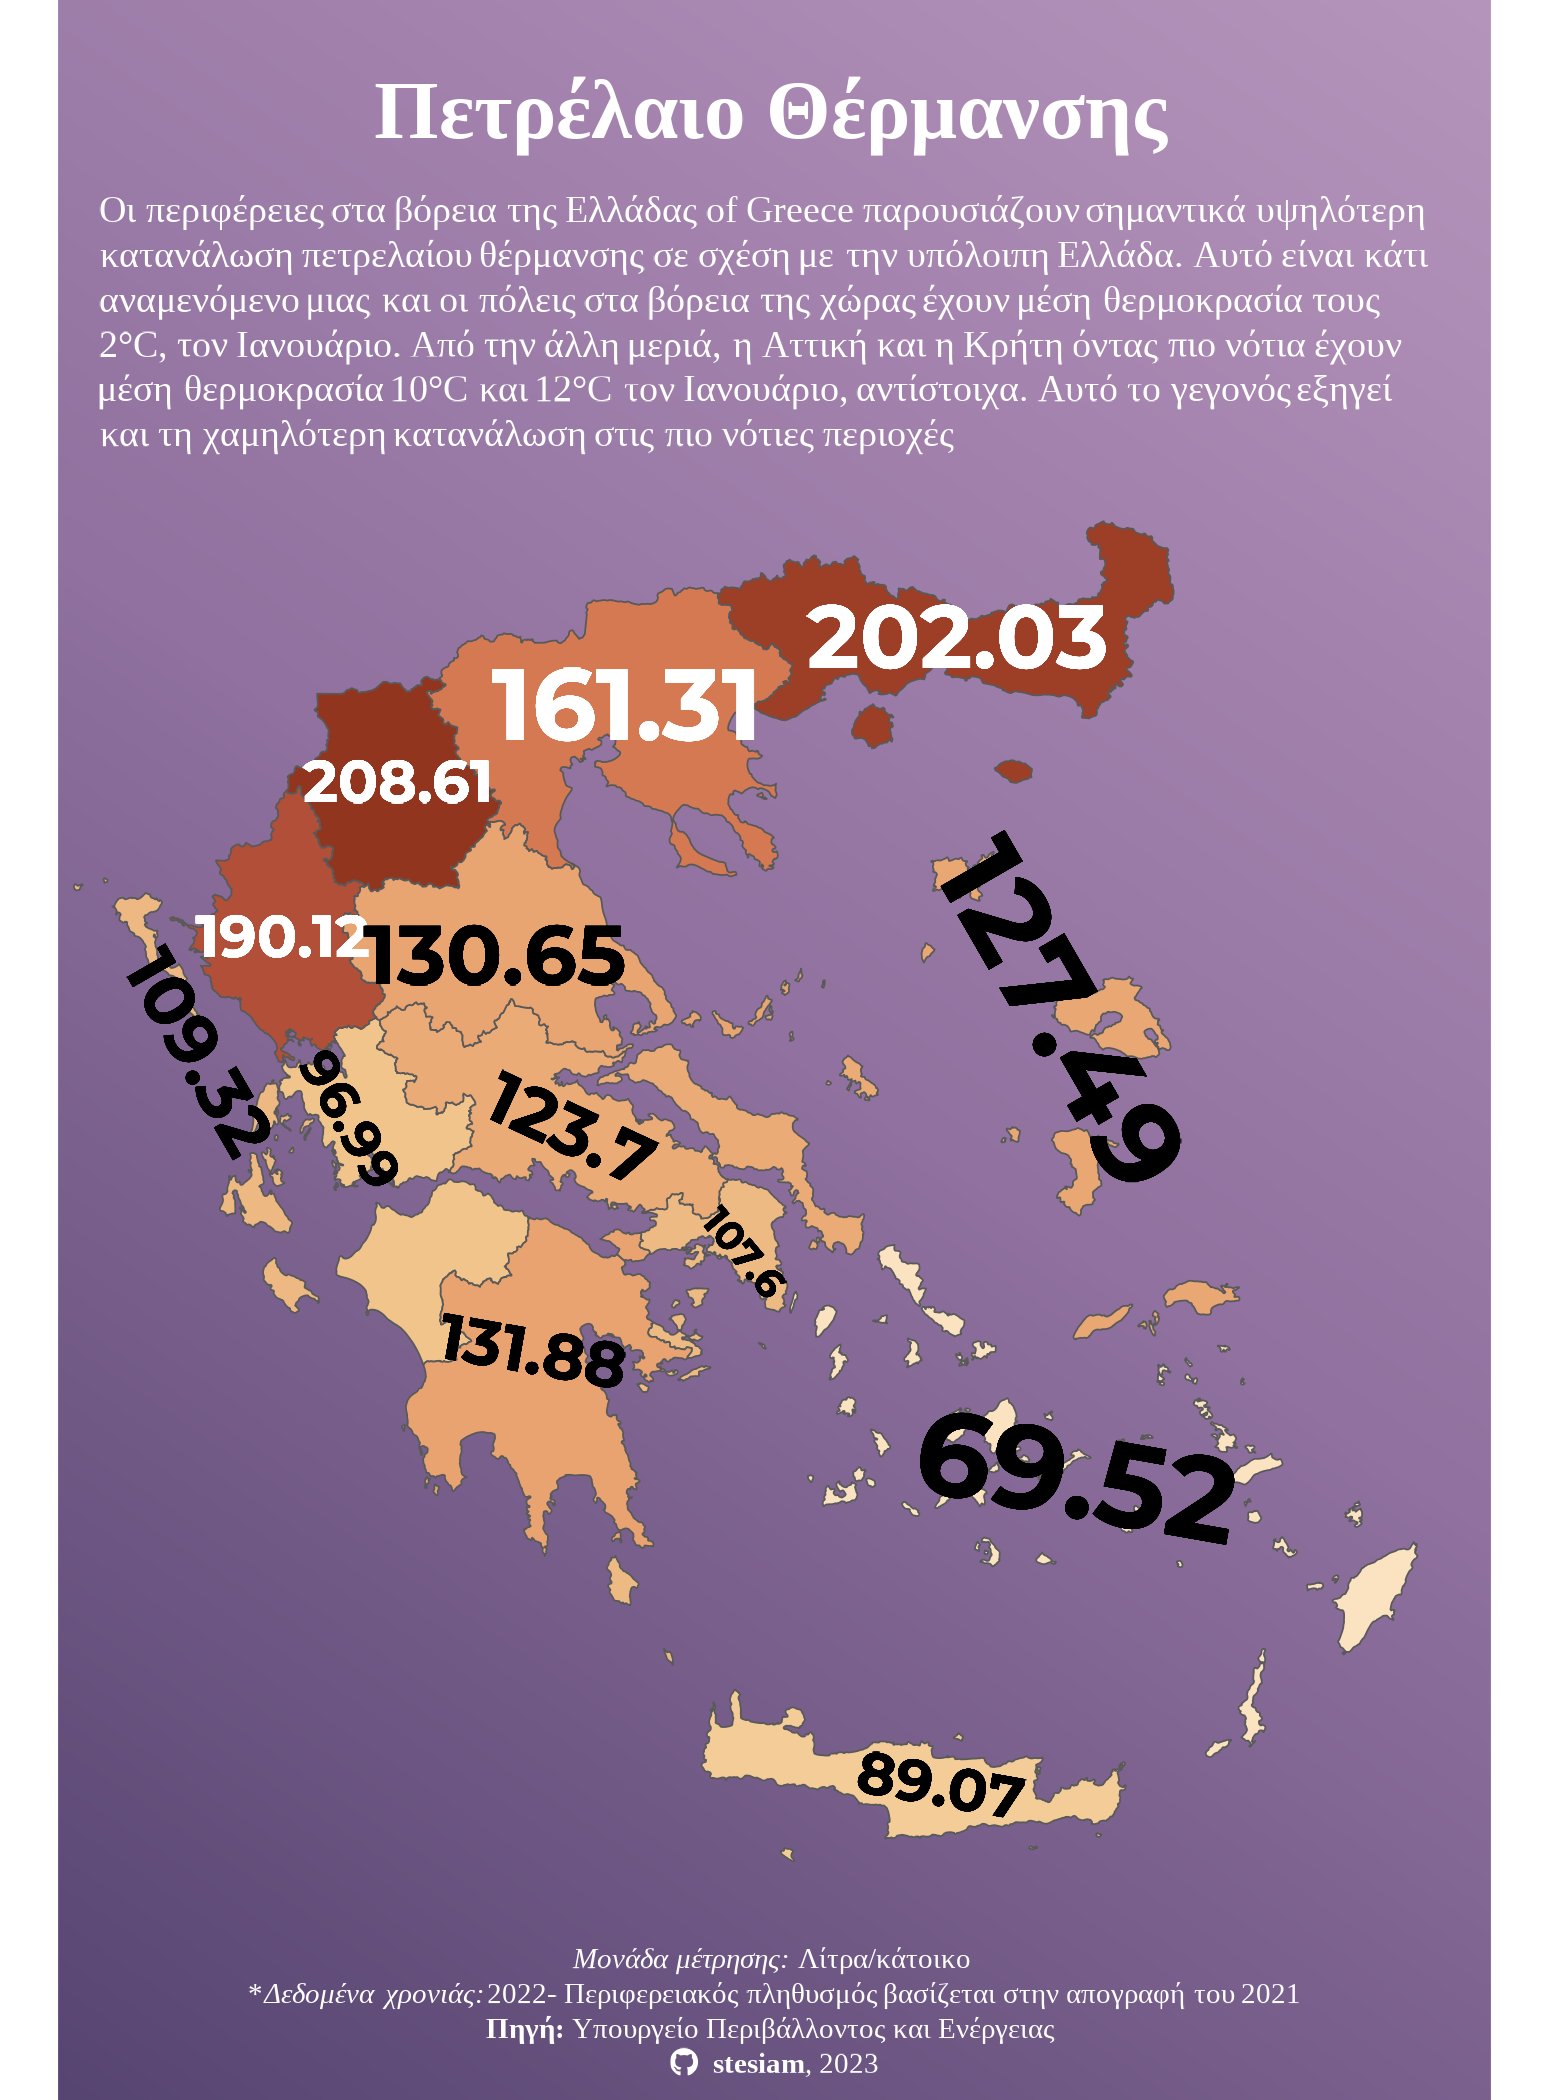

R code for this plot:
library(readr)
library(readxl)
library(dplyr)
library(fuzzyjoin)
library(qpdf)
library(tabulizer)

library(ggplot2)
library(MetBrewer)
library(sf)
library(glue)
library(ggtext)
library(showtext)
library(sysfonts)


font_add_google("Righteous", family = "clim")
font_add_google("Montserrat", family = "mont")
sysfonts::font_add('fb', '/home/stelios/Downloads/fontawesome-free-6.4.0-desktop/otfs/Font Awesome 6 Brands-Regular-400.otf')
sysfonts::font_add('fs', '/home/stelios/Downloads/fontawesome-free-6.4.0-desktop/otfs/Font Awesome 6 Free-Solid-900.otf')

showtext_auto()
showtext::showtext_opts(dpi = 300)

here::here("GIF-5")

shapefile <- st_read("Shapefiles/GR_bsm_admn_adm2_py_EuroGeoGraphics_2015_pp.shp")


## Download and load dataset

download.file(url = "https://elstat-outsourcers.statistics.gr/census_results_2022_en.pdf",
              destfile = "GIF-5/census.pdf")

download.file(url = "https://www.statistics.gr/en/statistics?p_p_id=documents_WAR_publicationsportlet_INSTANCE_VBZOni0vs5VJ&p_p_lifecycle=2&p_p_state=normal&p_p_mode=view&p_p_cacheability=cacheLevelPage&p_p_col_id=column-2&p_p_col_count=4&p_p_col_pos=2&_documents_WAR_publicationsportlet_INSTANCE_VBZOni0vs5VJ_javax.faces.resource=document&_documents_WAR_publicationsportlet_INSTANCE_VBZOni0vs5VJ_ln=downloadResources&_documents_WAR_publicationsportlet_INSTANCE_VBZOni0vs5VJ_documentID=513865&_documents_WAR_publicationsportlet_INSTANCE_VBZOni0vs5VJ_locale=en",
              destfile = "GIF-5/heating_oil.xlsx")

# Extract only the pages I am interested at

pdf_subset("GIF-5/census.pdf",
           pages = 6,  output = "GIF-5/subset.pdf")



statistics_tables <- extract_tables(
  file   = "GIF-5/subset.pdf", 
  method = "decide", 
  output = "data.frame")

regional_population = statistics_tables[[1]] |>
  select(-1) |>
  select(1,3) |>
  setNames(c("Region", "Population")) |>
  mutate(
    Population = stringr::str_replace_all(Population, ",", "")
  ) |>
  tidyr::drop_na() |>
  mutate(
    Region = stringr::str_to_title(Region)
  ) |>
  slice(-nrow(statistics_tables[[1]]))


# Load data

heating_oil <- read_excel("GIF-5/heating_oil.xlsx", 
                          skip = 2) |>
  select(1,5) |>
  setNames(c("Region", "HeatOil")) |>
  tidyr::drop_na()

nuts1 = c("Voreia Ellada", "Kentriki Ellada", "Nisia Aigaiou, Kriti")

is_similar <- function(x, exclude_strings, threshold = 0.2) {
  # Calculate the Jaro-Winkler distance for each string in exclude_strings
  distances <- stringdist::stringdistmatrix(x, exclude_strings, method = "dl")
  # Find the minimum distance for the closest match
  min_distance <- min(distances)
  # Return TRUE if the minimum distance is below the threshold, meaning it's "similar"
  return(min_distance < threshold)
}

filter_out = c("Not Declared", 
               "Total Of Greece", "Nisia Agaioy, Kriti"
)

# Apply the fuzzy matching function and filter out similar rows
df_filtered <- heating_oil %>%
  rowwise() %>%
  filter(!is_similar(Region, nuts1, threshold = 0.1)) |>
  dplyr::filter(! Region %in% filter_out)


heatingOIl_pop_joined = stringdist_left_join(df_filtered, regional_population,
                                             by = "Region", distance = "distance",
                                             method = "lv", max_dist = 13) |>
  dplyr::rename(NAMA2 = Region.y) |>
  group_by(NAMA2) |>
  dplyr::filter(distance == min(distance)) |>
  mutate(HeatOilLitres = HeatOil * 1000 / 0.85) |>
  mutate(HeatOilCapita = HeatOilLitres/as.numeric(Population)) |>
  arrange(NAMA2) |>
  select(NAMA2, HeatOilCapita)




data_shp_joined = stringdist_left_join(heatingOIl_pop_joined, shapefile,
                                       by = "NAMA2", distance = "distance",
                                       method = "lv", max_dist = 8) |>
  group_by(NAMA2.x) |>
  dplyr::filter(distance == min(distance)) |>
  ungroup(NAMA2.x) |>
  rename(Region = NAMA2.x) |>
  select(Region, HeatOilCapita, geometry) |>
  arrange(Region) |>
  mutate(HeatOilCapita = round(HeatOilCapita, 2)) |>
  st_as_sf()


## Viz texts

title_text = glue("<b>Πετρέλαιο Θέρμανσης</b>")
subtitle_text = glue("Οι περιφέρειες στα βόρεια της Ελλάδας of Greece παρουσιάζουν σημαντικά υψηλότερη κατανάλωση πετρελαίου θέρμανσης
                      σε σχέση με την υπόλοιπη Ελλάδα.
                      Αυτό είναι κάτι αναμενόμενο μιας και οι πόλεις στα βόρεια της χώρας έχουν μέση θερμοκρασία
                      τους 2°C, τον Ιανουάριο. Από την άλλη μεριά, η Αττική και η Κρήτη όντας πιο νότια έχουν μέση θερμοκρασία
                      10°C και 12°C τον Ιανουάριο, αντίστοιχα. Αυτό το γεγονός εξηγεί και τη χαμηλότερη κατανάλωση στις πιο νότιες περιοχές")
caption_text = glue("*Μονάδα μέτρησης:* Λίτρα/κάτοικο <br>**Δεδομένα χρονιάς:* 2022- Περιφερειακός πληθυσμός βασίζεται στην απογραφή του 2021<br><b> Πηγή:</b> Υπουργείο Περιβάλλοντος και Ενέργειας <br><span style='font-family:fb;'  >&#xf09b;</span> <b>stesiam</b>, 2023")

## Viz background

bg_gradient <- grid::linearGradient(colours = rev(MetBrewer::met.brewer("Cassatt2")[4:2]))

map = ggplot2::ggplot(data = data_shp_joined) +
  scale_x_continuous(limits = c(19.7, 28.3)) +
  geom_sf(aes(fill = HeatOilCapita)) +
  
  # Eastern Macedonia and Thrace
  
  geom_sf_text(
    x = 25.2, y = 41.15, 
    label = data_shp_joined$HeatOilCapita[1], 
    size = 7.5, 
    family = "mont",
    fontface = "bold",
    color = "white"
  ) +
  
  # Attica (Athens)
  geom_sf_text(
    x = 23.8, y = 37.96, 
    label = data_shp_joined$HeatOilCapita[2], 
    size = 3.4, 
    family = "mont",
    fontface = "bold",
    angle = -50,
    color = "black"
  ) +
  # Western Greece
  geom_sf_text(
    x = 21.2, y = 38.65, 
    label = data_shp_joined$HeatOilCapita[3], 
    size = 4.5, 
    family = "mont",
    fontface = "bold",
    angle = -60
  ) +
  
  # Western Macedonia
  
  geom_sf_text(
    x = 21.5, y = 40.4, 
    label = data_shp_joined$HeatOilCapita[4], 
    size = 5, 
    family = "mont",
    fontface = "bold",
    color = "white"
  ) +
  
  # Ionian Islands
  
  geom_sf_text(
    x = 20.2, y = 39,
    label = data_shp_joined$HeatOilCapita[5], 
    size = 6, 
    family = "mont",
    fontface = "bold",
    angle = -60
  ) +
  
  # Epirus
  
  geom_sf_text(
    x = 20.75, y = 39.6,
    label = data_shp_joined$HeatOilCapita[6], 
    size = 5, 
    family = "mont",
    fontface = "bold",
    color = "white"
  ) +
  
  # Central Macedonia
  
  geom_sf_text(
    x = 23, y = 40.8, 
    label = data_shp_joined$HeatOilCapita[7], 
    size = 8.5, 
    family = "mont",
    fontface = "bold",
    color = "white"
  ) +
  
  # Crete
  
  geom_sf_text(
    x = 25.1, y = 35.2, 
    label = data_shp_joined$HeatOilCapita[8], 
    size = 5, 
    family = "mont",
    fontface = "bold",
    angle = -10
  ) +
  
  # South Aegean
  
  geom_sf_text(
    x = 26, y = 36.8, 
    label = data_shp_joined$HeatOilCapita[9], 
    size = 10, 
    family = "mont",
    fontface = "bold",
    angle = -10
  ) +
  
  # Peloponnese
  
  geom_sf_text(
    x = 22.4, y = 37.45, 
    label = data_shp_joined$HeatOilCapita[10], 
    size = 5.4, 
    family = "mont",
    fontface = "bold",
    angle = -10
  ) +
  
  # Central Greece
  
  geom_sf_text(
    x = 22.65, y = 38.6, 
    label = data_shp_joined$HeatOilCapita[11], 
    size = 6, 
    family = "mont",
    fontface = "bold",
    angle = -25
  ) +
  
  # Thessaly
  
  geom_sf_text(
    x = 22.15, y = 39.5, 
    label = data_shp_joined$HeatOilCapita[12], 
    size = 7, 
    family = "mont",
    fontface = "bold",
    angle = 0
  ) +
  
  # North Aegean
  
  geom_sf_text(
    x = 25.9, y = 39.2, 
    label = data_shp_joined$HeatOilCapita[13], 
    size = 10, 
    family = "mont",
    fontface = "bold",
    angle = -60
  ) +
  
  labs(
    title = title_text,
    subtitle = subtitle_text,
    caption = caption_text
  ) +
  scale_fill_gradientn(colors = met.brewer("OKeeffe2")) +
  theme_void(base_size = 11) +
  theme(
    plot.title = element_markdown(family = "serif", hjust = 0.5, size = 20,
                                  margin = margin(t = 20, b = 10),
                                  color = "white"),
    plot.subtitle = element_textbox_simple(size = 9, family = "serif", hjust = 0.5, 
                                           lineheight = 1.2, color = "white",
                                           margin = margin(l = 10, r = 10)),
    plot.caption = element_markdown(family = "serif", hjust = 0.5,
                                    margin = margin(t = 5, b = 5),
                                    lineheight = 1.2,
                                    color = "white",
                                    size = 7),
    legend.position = "none",
    plot.background = element_rect(fill = bg_gradient, color = "transparent")
  )

ggsave(
  filename = "GIF-5/GIF-5-el.png",
  height = 7,
  width = 5.165,
  plot = map,
  device = "png",
  dpi = 300)
